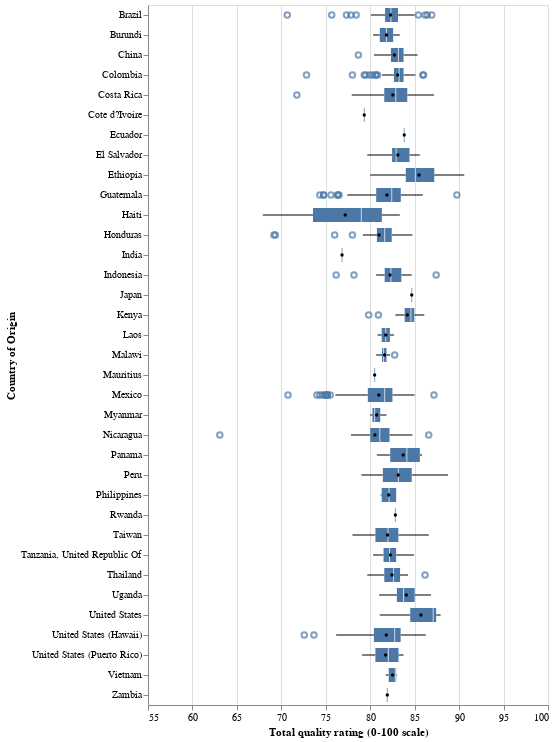

The cell this chart's notebook holds for it:
### Code cell
coffee_coo_boxplot = alt.Chart(coffee_train_df_clean).mark_boxplot().encode(
    x = alt.X('total_cup_points', scale = alt.Scale(domain=(55, 100)), 
              title = "Total quality rating (0-100 scale)"),
    y = alt.Y('country_of_origin', title = "Country of Origin"))
coffee_coo_boxplot_mean = (coffee_coo_boxplot 
                           + coffee_coo_boxplot.mark_circle(fill='black',size=11).encode(x='mean(total_cup_points)'))
coffee_coo_boxplot_mean

### Figure 1 — Vega-Lite specification as saved in the notebook (floating-point values rounded to 4 significant figures; data arrays with more than 128 entries replaced by an {"elided": "..."} marker saying what was removed)
{"config": {"view": {"continuousWidth": 400, "continuousHeight": 300}}, "layer": [{"mark": "boxplot", "encoding": {"x": {"type": "quantitative", "field": "total_cup_points", "scale": {"domain": [55, 100]}, "title": "Total quality rating (0-100 scale)"}, "y": {"type": "nominal", "field": "country_of_origin", "title": "Country of Origin"}}}, {"mark": {"type": "circle", "fill": "black", "size": 11}, "encoding": {"x": {"type": "quantitative", "aggregate": "mean", "field": "total_cup_points"}, "y": {"type": "nominal", "field": "country_of_origin", "title": "Country of Origin"}}}], "data": {"name": "data-044c3bb148160a7545b191cac2233884"}, "$schema": "https://vega.github.io/schema/vega-lite/v4.8.1.json", "datasets": {"data-044c3bb148160a7545b191cac2233884": {"elided": "1047 records"}}}
